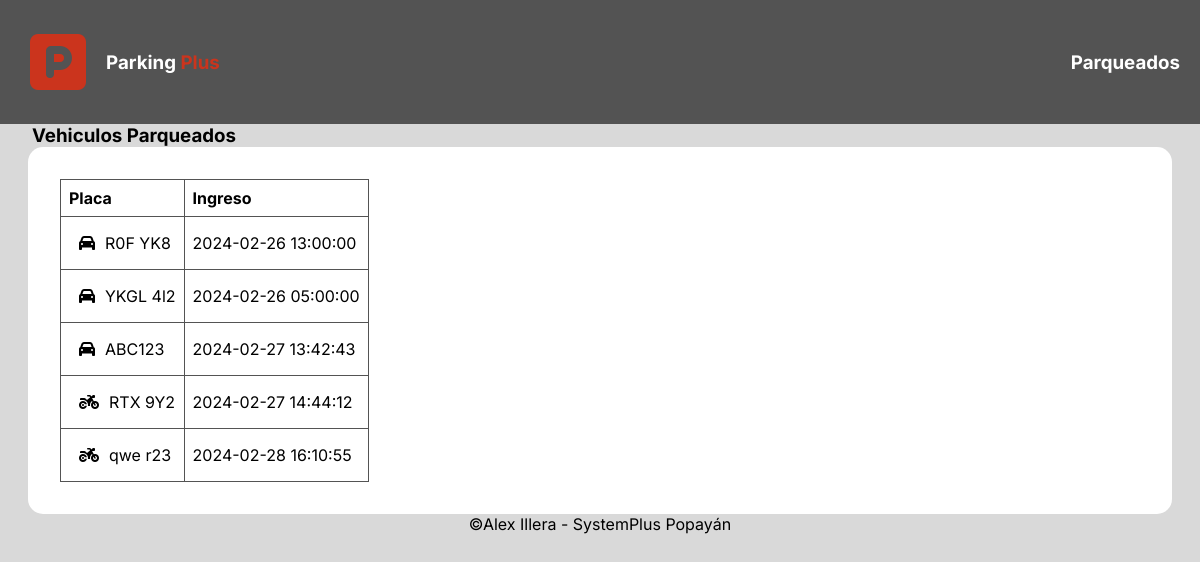
Page /parqueados.php on the committed database.
### tables this page shows
CREATE TABLE `vehiculos` (
  `idVehiculo` int(20) NOT NULL,
  `tipoVehiculo` varchar(20) DEFAULT NULL,
  `marca` varchar(50) DEFAULT NULL,
  `placa` varchar(10) DEFAULT NULL,
  `color` varchar(20) DEFAULT NULL,
  `fechaHoraIngreso` timestamp NULL DEFAULT current_timestamp(),
  `fechaHoraSalida` timestamp NULL DEFAULT NULL,
  `estado` enum('parqueado','retirado') NOT NULL DEFAULT 'parqueado',
  `observaciones` varchar(30) DEFAULT NULL,
  `valorCobrado` int(20) NOT NULL
);

### parqueados.php (the view)
<?php
$nombrePagina = "Parqueados";
include "plantilla.php";
include "header.php";
include "conexionbasedatos.php";
$vehiculosParqueados = "SELECT * FROM vehiculos WHERE estado = 'parqueado'";
$resultado = $conexion->query($vehiculosParqueados);
$vehiculos = $resultado->fetch_all(MYSQLI_ASSOC);
?>
<h3 style="padding-left: 2rem;">Vehiculos Parqueados</h3>
<div class="contenedor-listado-parqueados">
    <table class="tabla">
        <thead>
            <tr>
                <th>Placa</th>
                <th>Ingreso</th>
            </tr>
        </thead>
        <?php
        if (!empty($vehiculos)) {
            foreach ($vehiculos as $vehiculo) {
                echo "<tr>";
                echo "<td>";
                if ($vehiculo["tipoVehiculo"] == "carro") {
                    echo '<i class="fa-solid fa-car"></i>';
                } elseif ($vehiculo["tipoVehiculo"] == "moto") {
                    echo '<i class="fa-solid fa-motorcycle"></i>';
                } else {
                    echo '<i class="fa-solid fa-circle-dot"></i>';
                }
                echo $vehiculo["placa"] . "</td>";
                echo "<td>" . $vehiculo["fechaHoraIngreso"] . "</td>";
                echo "</tr>";
            }
        } else {
            echo "<tr><td colspan = '5'> No hay vehiculos parquedos </td> </tr>";
        }
        ?>
    </table>
</div>
<?php include 'footer.php'; ?>

### plantilla.php (shortened to what this page needs)
<!DOCTYPE html>
<html lang="es">
<head>
    <link rel="stylesheet" href="https://cdnjs.cloudflare.com/ajax/libs/font-awesome/6.5.1/css/all.min.css">
    <link rel="stylesheet" href="estilos.css">
</head>
<body class="inter-400">

### header.php
<header>
    <a href="dashboard.php">
        <div class="encabezado-logo">
            <i class="fa-solid fa-square-parking rojo" style="font-size: 4rem;"></i>
            <h3>
                <span style="color: white; padding-left: 10px;">Parking</span>
                <span class="rojo">Plus</span>
            </h3>
        </div>
    </a>
    <h3 style="color: white;">
        <?php echo $nombrePagina; ?>
    </h3>
</header>

### footer.php
<p style="text-align: center; padding-bottom: 20px;">&copy;Alex Illera - SystemPlus Popayán</p>
</body>
</html>

### css/global.css (style rules this page uses)
* { margin: 0; padding: 0; }
a { text-decoration: none; color: inherit; }
:root { --rojoPrincipal: #cb341d; --grisClaro: #d9d9d9; --grisOscuro: #535353; --verde:#56B834; --azul: #456FDC; --amarillo: #ffd900; }
body { background-color: var(--grisClaro); }
.inter-400 { font-family: "Inter", sans-serif; font-optical-sizing: auto; font-weight: 400; font-style: normal; font-variation-settings: "slnt" 0; }
.rojo { color: var(--rojoPrincipal); }

### css/header.css (style rules this page uses)
header { background-color: var(--grisOscuro); display: flex; justify-content: space-between; align-items: center; padding: 20px; }
.encabezado-logo { display: flex; align-items: center; }

### css/listadoparqueados.css (style rules this page uses)
.contenedor-listado-parqueados { background-color: white; width: 90%; margin: 0 auto; padding: 2rem; overflow-x: auto; border-radius: 15px; }
.tabla { border-collapse: collapse; }
.tabla th, .tabla td { border: 1px solid var(--grisOscuro); padding: 8px; text-align: left; }
i { padding: 10px; }

### css/reportediario.css (style rules this page uses)
.tabla { border-collapse: collapse; }
.tabla th, .tabla td { border: 1px solid var(--grisOscuro); padding: 8px; text-align: left; }
i { padding: 10px; }

### rows in the picture
vehiculos: tipoVehiculo "carro" (drawn), placa "R0F YK8", fechaHoraIngreso "2024-02-26 13:00:00"
vehiculos: tipoVehiculo "carro" (drawn), placa "YKGL 4l2", fechaHoraIngreso "2024-02-26 05:00:00"
vehiculos: tipoVehiculo "carro" (drawn), placa "ABC123", fechaHoraIngreso "2024-02-27 13:42:43"
vehiculos: tipoVehiculo "moto" (drawn), placa "RTX 9Y2", fechaHoraIngreso "2024-02-27 14:44:12"
vehiculos: tipoVehiculo "moto" (drawn), placa "qwe r23", fechaHoraIngreso "2024-02-28 16:10:55"

### other values in the picture
$nombrePagina "Parqueados"
